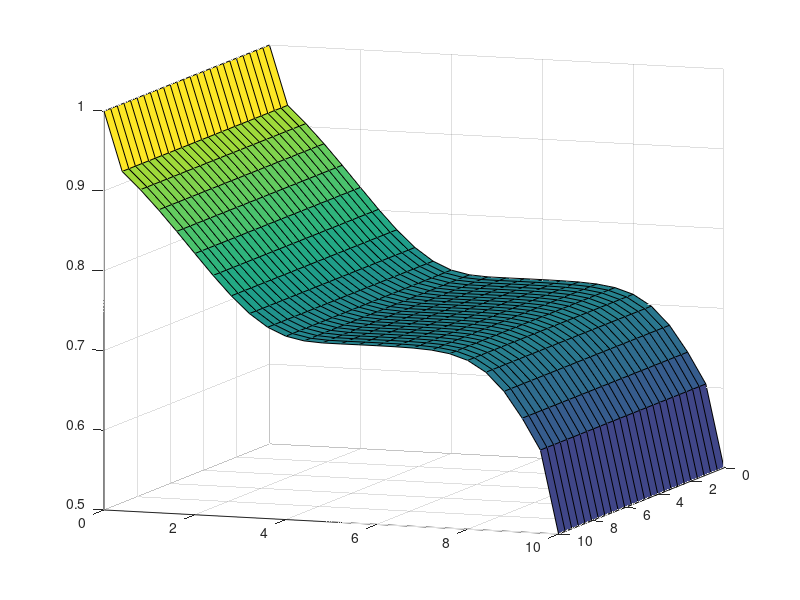

Here is the MATLAB script that generated this plot:
function shallow2D
  Lx = 10;
  Ly = 10;
  n1 = 25;
  n2 = 25;
  dt = 0.01;
  g = 9.81;
  % Initial disk
  xC = Lx/2;
  yC = Ly/2;
  radius = 0.1;
  stepX = Lx/n1;
  stepY = Ly/n2;
  h1 = 1;
  h0 = 0.5;

  % Create mesh
  x = 0:stepX:Lx;
  y = 0:stepY:Ly;
  %z = zeros(nX+1,nY+1)
  nX = length(x);
  nY = length(y);

  for i=1:nX
    for j=1:nY
      %dist = (x(i)-xC)^2 + (y(j)-yC)^2;
      %dist = sqrt(dist);
      %if (dist <= radius )
      if (x(i) < Lx/2)
        h(i,j) = h1;
      else
        h(i,j) = h0;
      end
      u(i,j) = 0;
    end
  end

  surf(x,y,h);
  view(110,10);
  drawnow;

  q1 = h;
  for i=1:nX
    for i=1:nY
      q2(i,j) = u(i,j)*h(i,j);
    end
  end

  for t=0:dt:150*dt
    for i=1:nX-1
      %for j=1:nY-1
      j = 1;
      hL = q1(i,j);
      uL = q2(i,j)/q1(i,j);
      hR = q1(i+1,j);
      uR = q2(i+1,j)/q1(i+1,j);

      hBar = 0.5*(hL+hR);
      uTilde = (sqrt(hL)*uL+sqrt(hR)*uR)/(sqrt(hL)+sqrt(hR));
      cTilde = sqrt(g*hBar);

      r1(1) = 1;
      r1(2) = uTilde-cTilde;
      r2(1) = 1;
      r2(2) = uTilde+cTilde;
      delta(1) = q1(i+1,j)-q1(i,j);
      delta(2) = q2(i+1,j)-q2(i,j);
      alpha1 = ((uTilde+cTilde)*delta(1)-delta(2))/(2*cTilde);
      alpha2 = (-(uTilde-cTilde)*delta(1)+delta(2))/(2*cTilde);
      lambda1 = uTilde-cTilde;
      lambda2 = uTilde+cTilde;

      F1(i) = 0.5*(q2(i,j)+q2(i+1,j));
      F1(i) = F1(i) - 0.5*(phi(lambda1)*alpha1*r1(1)+ phi(lambda2)*alpha2*r2(1));

      F2(i) = 0.5*(q2(i)^2/q1(i)+0.5*g*q1(i)^2 + q2(i+1)^2/q1(i+1)+0.5*g*q1(i+1)^2);
      F2(i) = F2(i) - 0.5*(phi(lambda1)*alpha1*r1(2)+ phi(lambda2)*alpha2*r2(2));
    end


    for i=2:nX-1
      for j=1:nY
        q1(i,j) = q1(i,j) - dt/stepX*(F1(i)-F1(i-1));
        q2(i,j) = q2(i,j) - dt/stepX*(F2(i)-F2(i-1));
      end
    end

   surf(x,y,q1);
  view(110,10);
   drawnow;
  end
  %surf(x,y,q1);
end

% Harten entropy fix
function z = phi(lambda)
  % empirical value
  epsilon = 2;
  if (abs(lambda) >= epsilon)
    z = abs(lambda);
  else
    z = (lambda^2 + epsilon^2)/(2*epsilon);
  end
end
